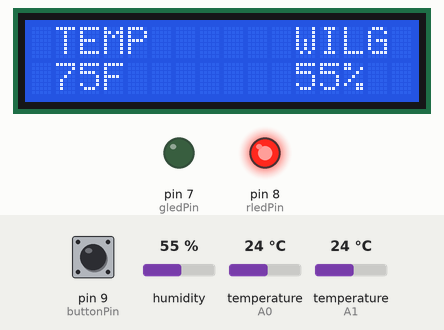
Recording of a sketch running on a simulated Arduino Uno, built with avr-gcc and run on an emulated ATmega328P. On the bench: 16×2 character LCD, output pins drawn as LEDs (lit = HIGH). The test bench sets the inputs (shaded band); at power-on: pin 9 (buttonPin) HIGH, humidity 55 %, temperature (sensors on A1, A0) 24 °C. What the sketch prints to the serial monitor is not drawn.

Above: at 1.2 s.
1.3 s: pin 9 (buttonPin) pulled LOW for 0.95 s
At 3.7 s:
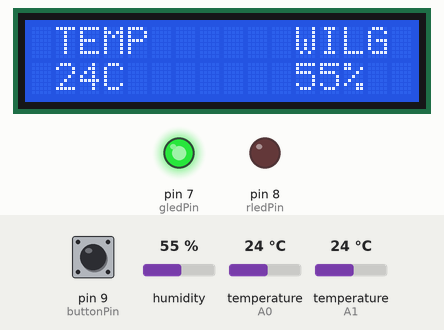
4.7 s: humidity set to 22 %
At 6.8 s:
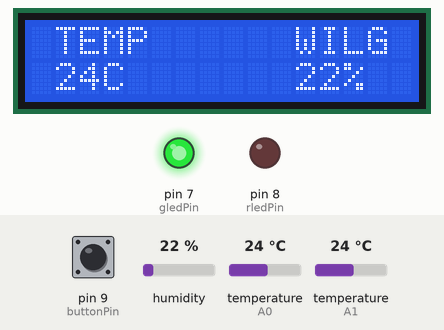
7.1 s: pin 9 (buttonPin) pulled LOW for 0.95 s
At 9.1 s:
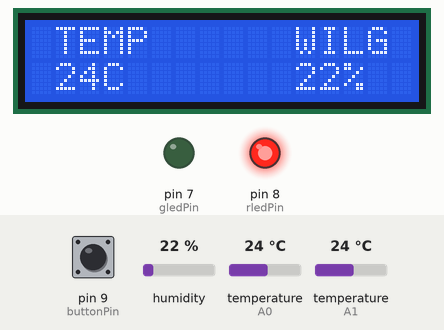
11.0 s: temperature (sensor on A1) set to 12 °C
At 11.5 s:
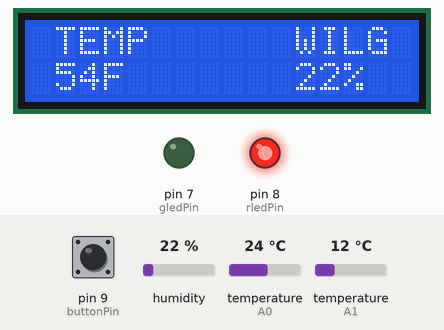
12.6 s: humidity set to 40 %
At 14.7 s:
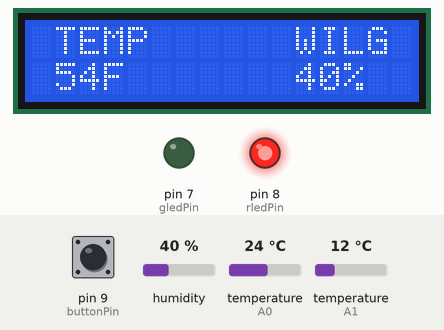
15.0 s: temperature (sensor on A1) set to 19 °C
At 16.5 s:
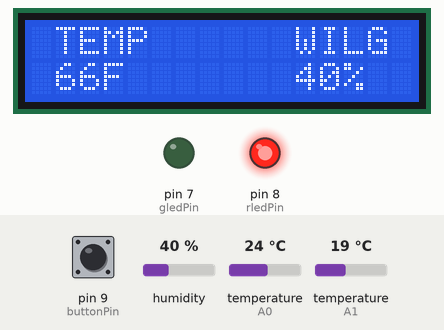
Timing chart, 0 to 17.6 s (numbered marks = the images above; inputs shaded):
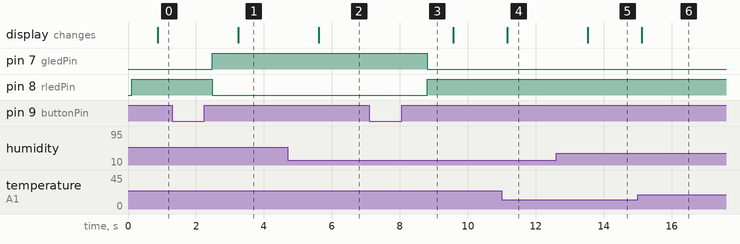

The sketch:

prosta_stacja_pogodowa.ino
```cpp
#include <OneWire.h>                             // Biblioteka wykorzystana do poprawnego działania czujnika temperatury DS18B20
#include <DallasTemperature.h>                   // Biblioteka wykorzystana dla czujnika temperatury DS18B20
#include <LiquidCrystal.h>                       // Biblioteka wykorzystana do ekranu LCD
#include <Adafruit_Sensor.h>                     // Wymagana bilbioteka do poprawnego działania sensora DHT11
#include <DHT.h>                                 // Biblioteka wykorzystana dla czujnika DHT11

#define DHT_PIN A0                                // PIN cyfrowy podlaczony do DHT11
#define DHTTYPE DHT11                             // Zdefiniowany typ DHT w tym przypadku DHT11
const int SENSOR_PIN = A1;                        // PIN cyfrowy podlaczony do DS18B20
const int buttonPin = 9;                          // PIN podlaczony do guzika
const int rledPin =  8;                           // PIN podlaczony do czerwonego LEDA
const int gledPin =  7;                           // PIN podlaczony do zielonego LEDA
int buttonState = 0;
int klik = 0;
int button = 0;
bool CF = true;
DHT dht = DHT(DHT_PIN ,DHTTYPE);
LiquidCrystal lcd(12, 11, 5, 4, 3, 2);            // Podlaczone PINY wyswietlacza LCD
OneWire oneWire(SENSOR_PIN);                      // Uruchamia biblioteke oneWire
DallasTemperature sensors(&oneWire);              // Przekazuje dane z biblioteki oneWire do bilbioteki DallasTemperature

void setup()
{
  pinMode(rledPin, OUTPUT);                       // Ustawienie czerwonego LEDA jako wyjście
  pinMode(gledPin, OUTPUT);                       // Ustawienie zielonego LEDA jako wyjście
  pinMode(buttonPin, INPUT_PULLUP);
  lcd.begin(16, 2);
  lcd.print(" TEMP      WILG");                   // Wyswietla napis
  Serial.begin(9600);
  sensors.begin();                                // Uruchamia sensor DS18B20
  dht.begin();                                    // Uruchamia sensor DHT11
}

void loop()
{
  float tempC;                                    // Temperatura w C
  float tempF;                                    // Temperature w F
  float humidity = dht.readHumidity(DHT_PIN);     // Wilgotnosc

  if (isnan(humidity))                            // Sprawdza blad odczytu z czujnika DHT11
    {
      Serial.println(F("Brak odczytu z DHT!"));   // Zwraca blad w Serial Monitorze
      return;                                     // Zapetla az blad ustanie
    }

  buttonState = digitalRead(buttonPin);           // Odczytanie stanu przycisku (HIGH lub LOW)

  Serial.print("  -  ");                          // Separator
  Serial.print("Stan przycisku:  ");              // Wyswietla napis
  Serial.println(buttonState);                    // Wypisuje stan przycisku w Serial Monitor


  button = buttonState;                           // Stan guzika w zmiennej
  if(klik==0 && button==1)
  {
  CF = !CF;
  }
  klik = button;

  if (CF)                                        // Wybór pomiędzy C lub F
    {

      digitalWrite(gledPin, HIGH);               // Zapala zielonego LEDA
      digitalWrite(rledPin, LOW);                // Gasi czerwonego LEDA

      sensors.requestTemperatures();             // Wysyła komende aby odczytac wartosc temperatury
      tempC = sensors.getTempCByIndex(0);        // Czyta wartosc temperatury w C

      Serial.print("Temperatura: ");             // Wyswietla napis
      Serial.print(tempC);                       // Wypisuje temperature w C
      Serial.print("°C");                        // Wyswietla napis
      Serial.print("  -  ");                     // Separator
      Serial.print("Wilgotnosc: ");              // Wyswietla napis
      Serial.print(humidity);                    // Wypisuje wilgotnosc w %
      Serial.print("%");                         // Wyswietla napis

      lcd.setCursor(1,3);
      lcd.print(round(tempC));                   // Wypisuje temperature w C
      lcd.print("C       ");                     // Wyswietla napis
      lcd.print(round(humidity));                // Wypisuje wilgotnosc w %
      lcd.print("%   ");                         // Wyswietla napis
    }

  else
    {
      digitalWrite(gledPin, LOW);                // Gasi zielonego LEDA
      digitalWrite(rledPin, HIGH);               // Zapala czerwonego LEDA

      sensors.requestTemperatures();             // Wysyła komende aby odczytac wartosc temperatury
      tempC = sensors.getTempCByIndex(0);        // Czyta wartosc temperatury w C
      tempF = tempC * 9 / 5 + 32;                // Konwertuje wartosc temperatury z C na F

      Serial.print("Temperatura: ");             // Wyswietla napis
      Serial.print(tempF);                       // Wypisuje temperature w F
      Serial.println("°F");                      // Wyswietla napis
      Serial.print("  -  ");                     // Separator
      Serial.print("Wilgotnosc: ");              // Wyswietla napis
      Serial.print(humidity);                    // Wypisuje wilgotnosc w %
      Serial.print("%");                         // Wyswietla napis

      lcd.setCursor(1,3);
      lcd.print(round(tempF));                   // Wypisuje temperature w F
      lcd.print("F       ");                     // Wyswietla napis
      lcd.print(round(humidity));                // Wypisuje wilgotnosc w %
      lcd.print("%   ");                         // Wyswietla napis
   }
}
```

Measured:
- after the input at 1.3 s, pin 7 (gledPin): LOW → HIGH after 1.2 s; pin 8 (rledPin): HIGH → LOW after 1.2 s; the display: changes after 1.9 s (image 1)
- after the input at 4.7 s, the display: changes after 0.92 s (image 2)
- after the input at 7.1 s, pin 7 (gledPin): HIGH → LOW after 1.7 s; pin 8 (rledPin): LOW → HIGH after 1.7 s
- after the input at 11.0 s, the display: changes after 0.16 s (image 4)
- after the input at 12.6 s, the display: changes after 0.93 s (image 5)
- after the input at 15.0 s, the display: changes after 0.11 s (image 6)
